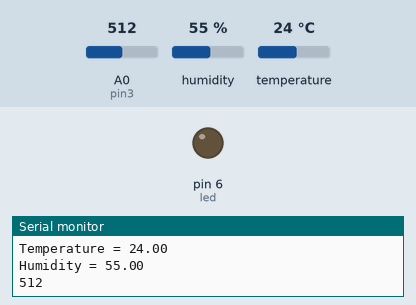
Simulated run of this sketch. Board: Arduino Uno, built with avr-gcc and run on an emulated ATmega328P. Shown: output pins drawn as LEDs (lit = HIGH), the last lines printed to the serial monitor. The inputs (shaded band) are chosen by the test bench; at power-on: A0 (pin3) = 512, humidity 55 %, temperature 24 °C. No radio packets arrive unless stated.

Above: at 1.3 s.
1.4 s: A0 (pin3) set to 56
2.9 s: A0 (pin3) set to 47
At 3.6 s:
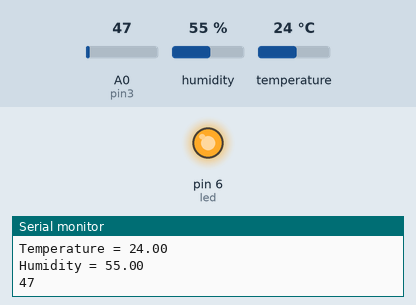
4.6 s: A0 (pin3) set to 122
At 5.3 s:
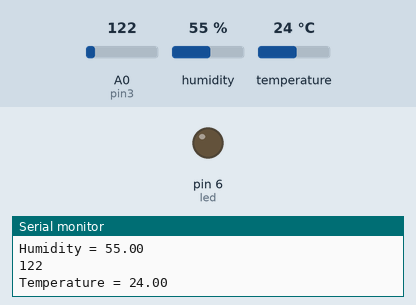
6.2 s: A0 (pin3) set to 40
At 6.9 s:
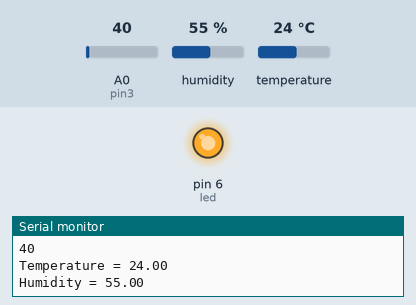
Timing chart, 0 to 8.8 s (numbered marks = the images above; inputs shaded):
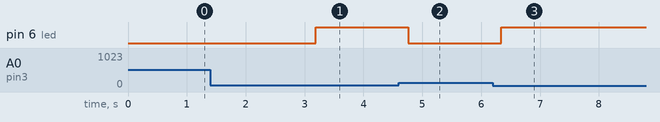

Measured:
- the behaviour switches between 51 and 50 on A0 (pin3) (found by bisection; images 0 and 1)
- after the input at 2.9 s, pin 6 (led): LOW → HIGH after 0.29 s
- after the input at 4.6 s, pin 6 (led): HIGH → LOW after 0.16 s
- after the input at 6.2 s, pin 6 (led): LOW → HIGH after 0.14 s

The sketch:

slave.ino
```cpp
#include <dht.h>
#include "nRF24L01.h"
#include "RF24.h"
struct transmit
{
 int e=0;
 int temp=0;
 int humid=0;
int flame=0;
};
dht DHT;
RF24 slv1(9,10);
const uint64_t pip =00002;
int pin1=7;
int led=6;
int pin3=A0;
int k;
int e[2]={0,0};
int t=0;
transmit tm;
#define DHT11_PIN 7
void setup(){
 Serial.begin(9600);
 pinMode(pin1,INPUT);
 pinMode(pin3,INPUT);
 pinMode(led,OUTPUT);
 slv1.begin();
 slv1.openWritingPipe(pip);
 slv1.setDataRate(RF24_1MBPS);
 slv1.setCRCLength(RF24_CRC_16);
 slv1.setPALevel(RF24_PA_HIGH);
}
void loop()
{

 int chk = DHT.read11(DHT11_PIN);
 Serial.print("Temperature = ");
 Serial.println(DHT.temperature);
 t=DHT.temperature;
 Serial.print("Humidity = ");
 Serial.println(DHT.humidity);
 k=analogRead(pin3);
 Serial.println(k);
 slv1.stopListening();
 if(k<=50 || t>50 )
 {
 digitalWrite(led,HIGH);
 tm.e=1;
 tm.temp=DHT.temperature;
 tm.humid=DHT.humidity;
 tm.flame=k;
 slv1.write(&tm, sizeof(tm));
 delay(500);
 }
 else
 {
 digitalWrite(led,LOW);
 tm.e=0;
 tm.temp=DHT.temperature;
 tm.humid=DHT.humidity;
 tm.flame=k;
 slv1.write(&tm, sizeof(tm));
 delay(500);
 }
}
```
